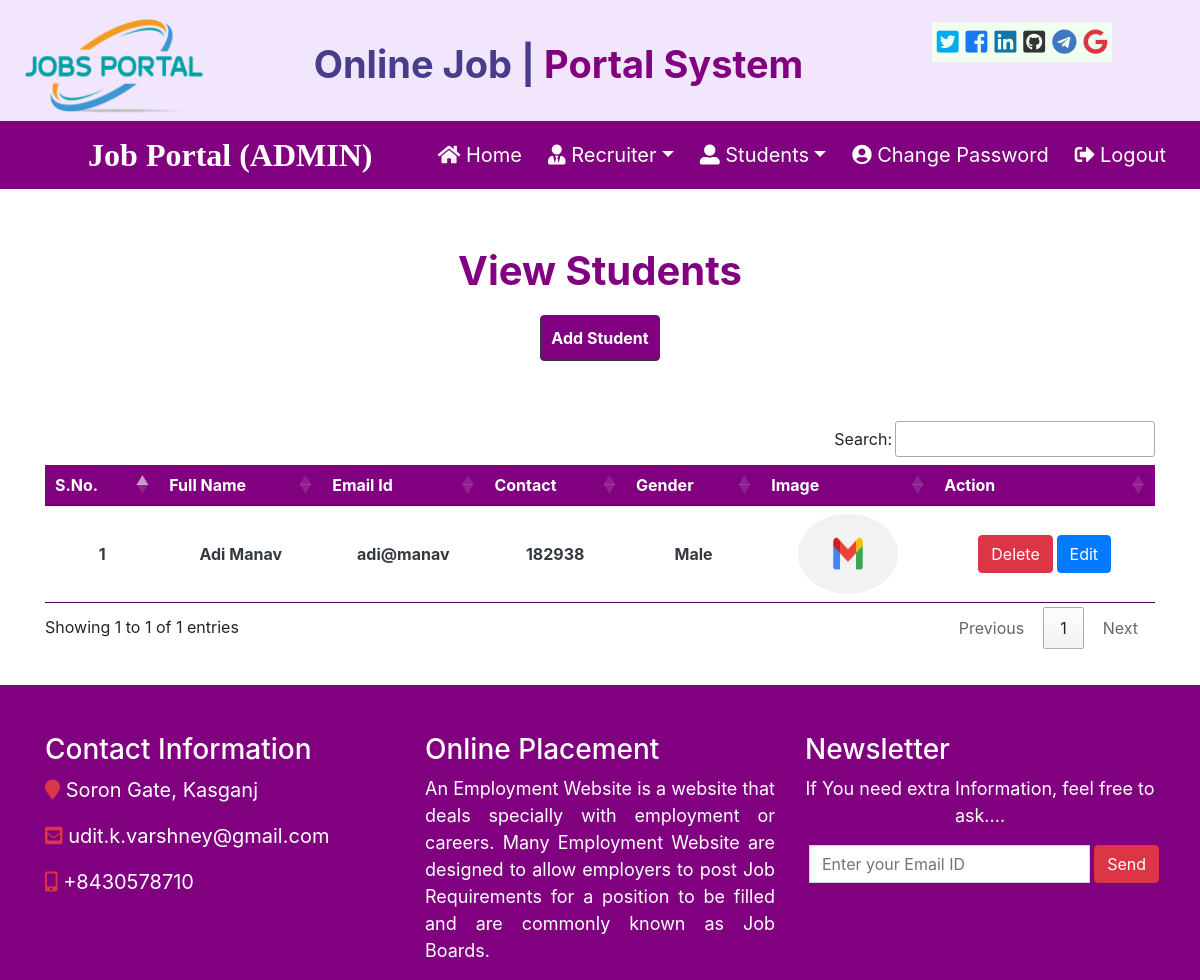
The app's page /view_students/ (signed in) with its own data.
### JobApp/models.py (models this page shows, shortened)
class StudentUser(models.Model):
    user = models.ForeignKey(User, on_delete=models.CASCADE)
    gender = models.CharField(max_length=20,null=True)
    mobile = models.IntegerField(null=True)
    image = models.FileField(null=True)
    type = models.CharField(max_length=15,null=True)

### JobApp/views.py (the view)
# urls.py: path('view_students/',View_Students,name='view_students'),
def View_Students(request):
    if not request.user.is_authenticated:
        return redirect('admin_login')
    students = StudentUser.objects.all()
    s = {'students':students}
    return render(request, 'view_students.html',s)

### JobApp/templates/view_students.html (shortened to what this page needs)
{% load static %}
{% include 'admin_navigation.html' %}
{% block body %}
<div class="container mt-5 text-center">
    <h1 style="color: purple; font-weight: bold; padding: 10px; margin-bottom: 10px;">View Students</h1>
    <a href="{% url 'add_student' %}" class="btn btn-dark" style="background-color: purple; font-weight: bold; padding: 10px; margin-bottom: 60px;">Add Student</a>
    <table class="table-responsive-md table-responsive-sm table-dark text-center" id="tables" style="background-color: purple;">
        <thead>
            <tr class="">
                <th>S.No.</th>
                <th>Full Name</th>
                <th>Email Id</th>
                <th>Contact</th>
                <th>Gender</th>
                <th>Image</th>
                <th>Action</th>
            </tr>
        </thead>
        <tbody>
            {% for s in students %}
            <tr class="text-dark bg-white font-weight-bolder">
                <td>{{forloop.counter}}</td>
                <td>{{s.user.first_name}} {{s.user.last_name}}</td>
                <td>{{s.user.username}}</td>
                <td>{{s.mobile}}</td>
                <td>{{s.gender}}</td>
                <td><img src="{{s.image.url}}" style="width: 100px; height: 80px; border-radius: 50%; "></td>
                <td>
                    <a href="{% url 'delete_student' s.id %}" onclick="return confirm('Do you really want to delete this record?');" class="btn btn-danger">Delete</a>
                    <a href="#" onclick="return confirm('Do you really want to edit this record?');" class="btn btn-primary edit">Edit</a>
                </td>
            </tr>
            {% endfor %}
        </tbody>
    </table>
</div>
{% endblock %}
{% include 'admin_footer.html' %}

### records on screen
StudentUser: user.first_name "Adi", user.last_name "Manav", user.username "adi@manav", mobile "182938", gender "Male", image (picture)
